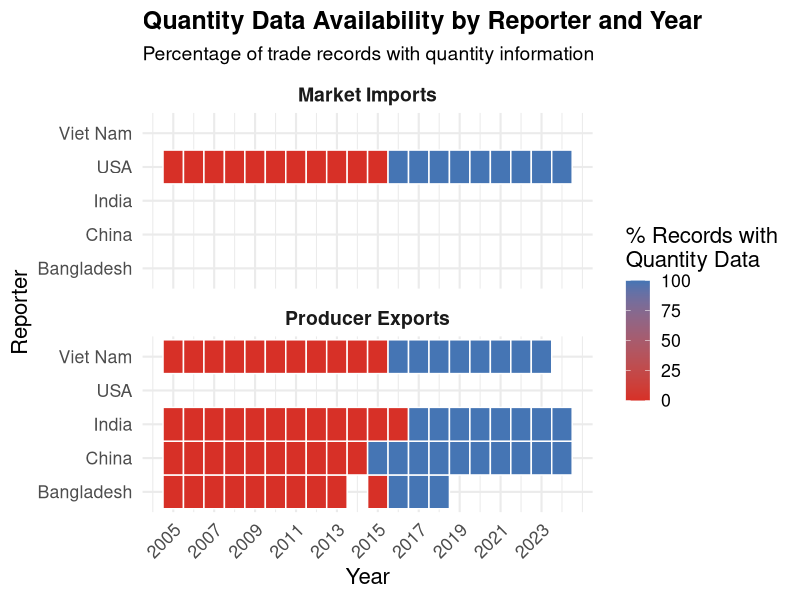
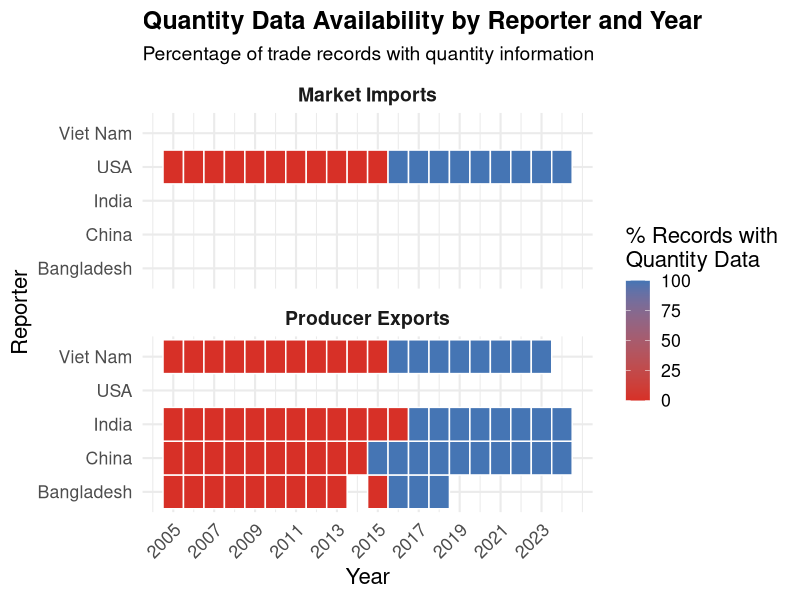

These figures' R source, in order:
# ==============================================================================
# Script 03: Missing Value Analysis Plot
# Purpose: Create heatmap for Data chapter section 2.2
# Author: Sowmya Yerraguntla
# Date: 2024-11-30
# ==============================================================================

library(tidyverse)
library(here)

# Load missing value data
missing_data <- read_csv(here("data/clean/missing_value_analysis.csv"))

# Create heatmap
p_missing_heatmap <- missing_data |>
  ggplot(aes(x = ref_year, y = reporter_desc, fill = pct_qty_present)) +
  geom_tile(color = "white", linewidth = 0.5) +
  facet_wrap(~data_type, ncol = 1) +
  scale_fill_gradient(
    low = "#d73027",
    high = "#4575b4",
    limits = c(0, 100),
    name = "% Records with\nQuantity Data"
  ) +
  scale_x_continuous(breaks = seq(2005, 2024, 2)) +
  labs(
    title = "Quantity Data Availability by Reporter and Year",
    subtitle = "Percentage of trade records with quantity information",
    x = "Year",
    y = "Reporter"
  ) +
  theme_minimal(16) +
  theme(
    plot.title = element_text(face = "bold", size = 18),
    plot.subtitle = element_text(size = 14),
    axis.text.x = element_text(angle = 45, hjust = 1),
    strip.text = element_text(face = "bold", size = 14),
    legend.position = "right"
  )

# Save plot
ggsave(
  here("figures/missing_value_heatmap.png"),
  plot = p_missing_heatmap,
  width = 12,
  height = 8,
  dpi = 300
)

cat("Missing value heatmap saved to figures/missing_value_heatmap.png\n")

# Display
print(p_missing_heatmap)